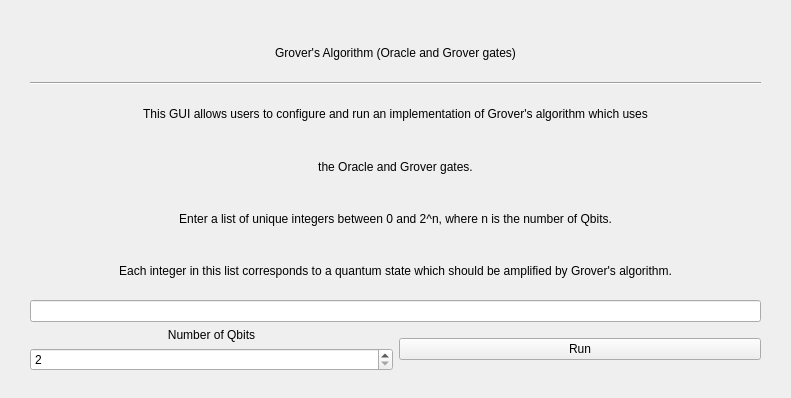
<?xml version="1.0" encoding="UTF-8"?>
<ui version="4.0">
 <class>Form</class>
 <widget class="QWidget" name="Form">
  <property name="geometry">
   <rect>
    <x>0</x>
    <y>0</y>
    <width>791</width>
    <height>398</height>
   </rect>
  </property>
  <property name="windowTitle">
   <string>Grover Configuration</string>
  </property>
  <widget class="QWidget" name="verticalLayoutWidget">
   <property name="geometry">
    <rect>
     <x>30</x>
     <y>30</y>
     <width>731</width>
     <height>341</height>
    </rect>
   </property>
   <layout class="QVBoxLayout" name="verticalLayout">
    <item alignment="Qt::AlignHCenter">
     <widget class="QLabel" name="label">
      <property name="styleSheet">
       <string notr="true">font: 20pt &quot;MS Sans Serif&quot;;</string>
      </property>
      <property name="text">
       <string>Grover's Algorithm (Oracle and Grover gates)</string>
      </property>
      <property name="alignment">
       <set>Qt::AlignCenter</set>
      </property>
     </widget>
    </item>
    <item>
     <widget class="Line" name="line">
      <property name="orientation">
       <enum>Qt::Horizontal</enum>
      </property>
     </widget>
    </item>
    <item>
     <widget class="QLabel" name="label_4">
      <property name="text">
       <string>This GUI allows users to configure and run an implementation of Grover's algorithm which uses</string>
      </property>
      <property name="alignment">
       <set>Qt::AlignCenter</set>
      </property>
     </widget>
    </item>
    <item>
     <widget class="QLabel" name="label_3">
      <property name="text">
       <string>the Oracle and Grover gates.</string>
      </property>
      <property name="alignment">
       <set>Qt::AlignCenter</set>
      </property>
     </widget>
    </item>
    <item>
     <widget class="QLabel" name="label_5">
      <property name="text">
       <string>Enter a list of unique integers between 0 and 2^n, where n is the number of Qbits.</string>
      </property>
      <property name="alignment">
       <set>Qt::AlignCenter</set>
      </property>
     </widget>
    </item>
    <item>
     <widget class="QLabel" name="label_6">
      <property name="text">
       <string>Each integer in this list corresponds to a quantum state which should be amplified by Grover's algorithm.</string>
      </property>
      <property name="alignment">
       <set>Qt::AlignCenter</set>
      </property>
     </widget>
    </item>
    <item>
     <widget class="QLineEdit" name="State"/>
    </item>
    <item>
     <layout class="QHBoxLayout" name="horizontalLayout">
      <item>
       <layout class="QVBoxLayout" name="verticalLayout_2">
        <item>
         <widget class="QLabel" name="label_2">
          <property name="text">
           <string>Number of Qbits</string>
          </property>
          <property name="alignment">
           <set>Qt::AlignCenter</set>
          </property>
          <property name="wordWrap">
           <bool>false</bool>
          </property>
         </widget>
        </item>
        <item>
         <widget class="QSpinBox" name="RegisterSize">
          <property name="minimum">
           <number>2</number>
          </property>
          <property name="maximum">
           <number>30</number>
          </property>
         </widget>
        </item>
       </layout>
      </item>
      <item>
       <widget class="QPushButton" name="Run">
        <property name="text">
         <string>Run</string>
        </property>
       </widget>
      </item>
     </layout>
    </item>
   </layout>
  </widget>
 </widget>
 <resources/>
 <connections/>
</ui>
